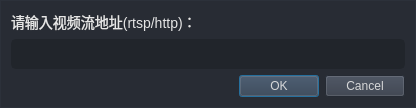
<?xml version="1.0" encoding="UTF-8"?>
<ui version="4.0">
 <class>Dialog</class>
 <widget class="QDialog" name="Dialog">
  <property name="geometry">
   <rect>
    <x>0</x>
    <y>0</y>
    <width>416</width>
    <height>104</height>
   </rect>
  </property>
  <property name="windowTitle">
   <string>Dialog</string>
  </property>
  <property name="styleSheet">
   <string notr="true">/* /////////////////////////////////////////////////////////////////////////////////////////////////

SET APP STYLESHEET - FULL STYLES HERE
DARK THEME - DRACULA COLOR BASED

///////////////////////////////////////////////////////////////////////////////////////////////// */

QDialog{
	color: rgb(221, 221, 221);
	font: 10pt &quot;Segoe UI&quot;;
	background-color: rgb(40, 44, 52);
	border: 1px solid rgb(44, 49, 58);
}</string>
  </property>
  <layout class="QVBoxLayout" name="verticalLayout_2">
   <item>
    <layout class="QVBoxLayout" name="verticalLayout">
     <item>
      <widget class="QLabel" name="label">
       <property name="styleSheet">
        <string notr="true"> font-size: 14px; color: rgb(230, 230, 230); </string>
       </property>
       <property name="text">
        <string>请输入视频流地址(rtsp/http)：</string>
       </property>
      </widget>
     </item>
     <item>
      <widget class="QLineEdit" name="lineEdit">
       <property name="minimumSize">
        <size>
         <width>0</width>
         <height>30</height>
        </size>
       </property>
       <property name="styleSheet">
        <string notr="true">QLineEdit {
	background-color: rgb(33, 37, 43);
	border-radius: 5px;
	border: 2px solid rgb(33, 37, 43);
	padding-left: 10px;
	selection-color: rgb(255, 255, 255);
	selection-background-color: rgb(255, 121, 198);
	color: rgb(230, 230, 230); 
}
QLineEdit:hover {
	border: 2px solid rgb(64, 71, 88);
}
QLineEdit:focus {
	border: 2px solid rgb(91, 101, 124);
}</string>
       </property>
       <property name="text">
        <string/>
       </property>
      </widget>
     </item>
     <item>
      <widget class="QDialogButtonBox" name="buttonBox">
       <property name="minimumSize">
        <size>
         <width>0</width>
         <height>0</height>
        </size>
       </property>
       <property name="styleSheet">
        <string notr="true">background-color: rgb(52, 59, 72);
color: rgba(230, 230, 230, 230);</string>
       </property>
       <property name="orientation">
        <enum>Qt::Horizontal</enum>
       </property>
       <property name="standardButtons">
        <set>QDialogButtonBox::Cancel|QDialogButtonBox::Ok</set>
       </property>
      </widget>
     </item>
    </layout>
   </item>
  </layout>
 </widget>
 <resources/>
 <connections>
  <connection>
   <sender>buttonBox</sender>
   <signal>accepted()</signal>
   <receiver>Dialog</receiver>
   <slot>accept()</slot>
   <hints>
    <hint type="sourcelabel">
     <x>248</x>
     <y>254</y>
    </hint>
    <hint type="destinationlabel">
     <x>157</x>
     <y>274</y>
    </hint>
   </hints>
  </connection>
  <connection>
   <sender>buttonBox</sender>
   <signal>rejected()</signal>
   <receiver>Dialog</receiver>
   <slot>reject()</slot>
   <hints>
    <hint type="sourcelabel">
     <x>316</x>
     <y>260</y>
    </hint>
    <hint type="destinationlabel">
     <x>286</x>
     <y>274</y>
    </hint>
   </hints>
  </connection>
 </connections>
</ui>
